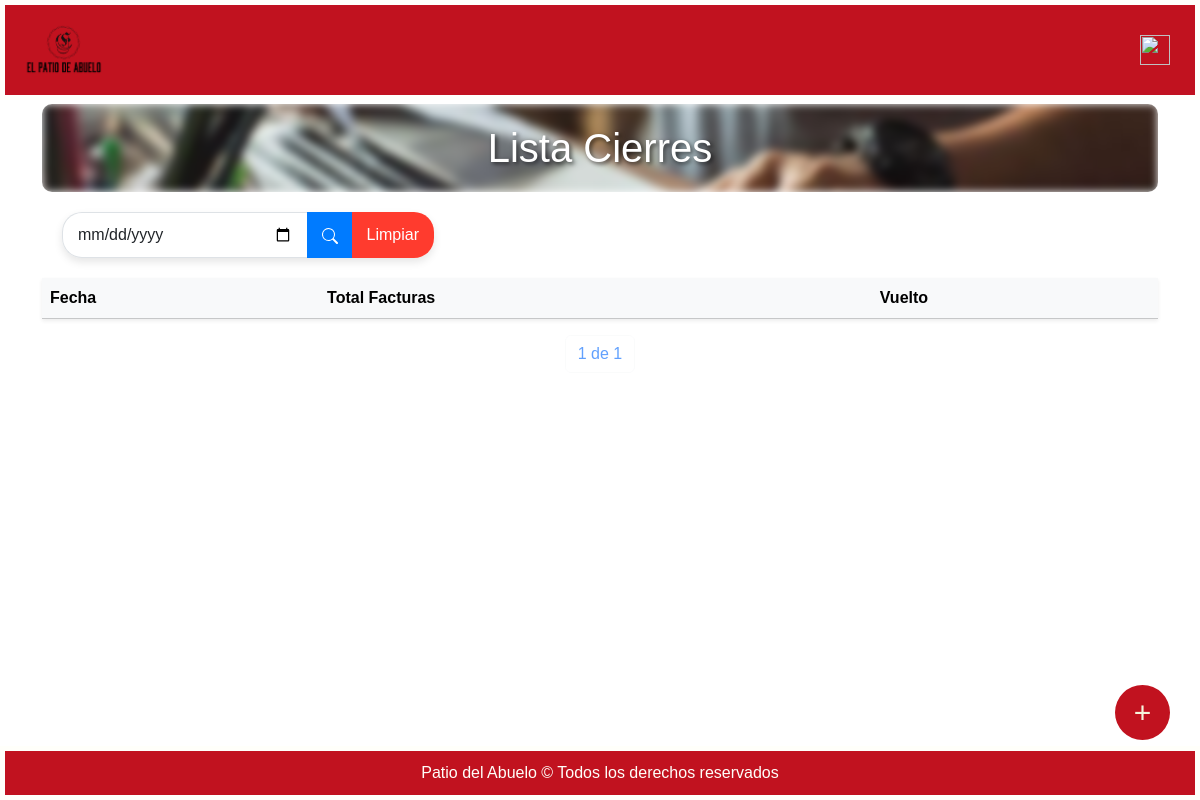
The app's page /cierre/ (signed in), older data.
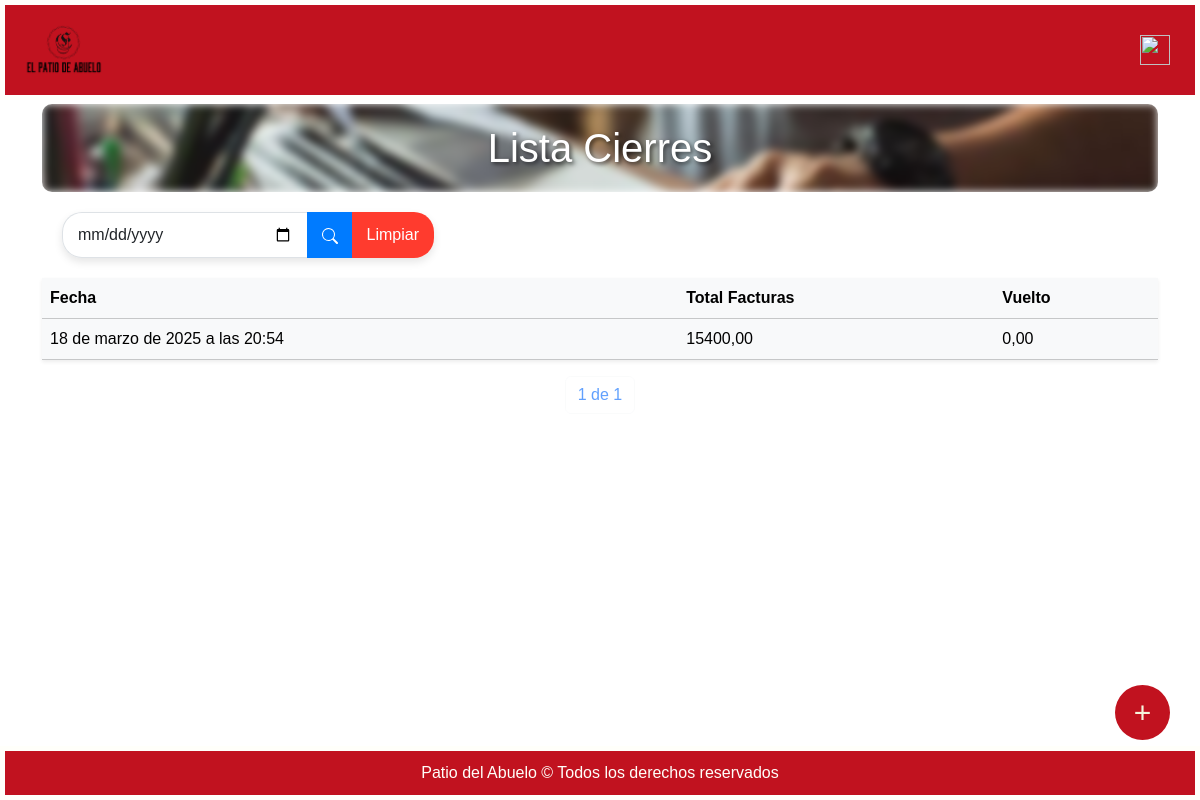
The same page, newer data.
### miAplicacion/models.py (models this page shows, shortened)
class Cierre(models.Model):
    fecha = models.DateTimeField(auto_now_add=True)
    total_ordenes = models.DecimalField(max_digits=15, decimal_places=2)
    total_facturas = models.DecimalField(max_digits=15, decimal_places=2)
    vuelto = models.DecimalField(max_digits=15, decimal_places=2)
    id_factura = models.ManyToManyField(Factura, through="FacturaCierre")

### miAplicacion/views.py (the view)
# urls.py: path("cierre/", login_required(permission_required('miAplicacion.view_cierre')(views.listaCierres.as_view())), name="listaCierres"),
class listaCierres(ListView):
    model = Cierre
    template_name = os.path.join("listas", "listaCierres.html")
    context_object_name = 'cierres'
    paginate_by = 10
    def get_queryset(self):
        queryset = super().get_queryset().order_by('-fecha')
        query = self.request.GET.get('q')
        if query:
            queryset = queryset.filter(fecha__icontains=query)
        return queryset
    def get_context_data(self, **kwargs):
        context = super().get_context_data(**kwargs)
        context['query'] = self.request.GET.get('q', '')
        return context

### patioAbuelo/templates/listas/listaCierres.html (shortened to what this page needs)
{% extends "base.html" %}
{% block content %}
<div class="container mb-5">
      <h1 class="text-center mt-1 cont titulo">Lista Cierres</h1>
      <form method="GET" class="search-bar col-10 col-md-6 col-lg-4">
        <div class="input-group">
            <input type="date" class="form-control search-input" name="q" value="{{ query }}" \
                placeholder="Buscar en título o descripción...">
            <button class="btn btn-primary search-btn" type="submit">
                <svg xmlns="http://www.w3.org/2000/svg" width="16" height="16" fill="white" class="bi bi-search" viewBox="0 0 16 16">
                    <path d="M11.742 10.344a6.5 6.5 0 1 0-1.397 1.398h-.001q.044.06.098.115l3.85 3.85a1 1 0 0 0 1.415-1.414l-3.85-3.85a1 1 0 0 0-.115-.1zM12 6.5a5.5 5.5 0 1 1-11 0 5.5 5.5 0 0 1 11 0"/>
                </svg>
            </button>
            <button class="btn btn-limpiar" type="reset" onclick="clearSearch()">
                Limpiar
            </button>
        </div>
      </form>
        <table class="table table-light shadow-sm table-responsive">
            <thead class="bg-light">
              <tr>
                <th scope="col">Fecha</th>
                <th scope="col">Total Facturas</th>
                <th scope="col">Vuelto</th>
              </tr>
            </thead>
            <tbody>
                {% for c in page_obj %}
                  <tr onclick="window.location.href='{% url 'cierreDetalle' c.id%}'">
                    <td>{{c.fecha}}</td>
                    <td>{{c.total_facturas}}</td>
                    <td>{{c.vuelto}}</td>
                  </tr>
                {% endfor %}
            </tbody>
        </table>
        <div class="pagination justify-content-center">
          <span class="current-page btn btn-outline-light disabled text-primary mb-3">
              {{ page_obj.number }} de {{ page_obj.paginator.num_pages }}
          </span>
      </div>
      {% if perms.miAplicacion.add_cierre %}
        <a href={% url "cierreNuevo" %} class="customButton">+</a>
    {% endif %}
</div>
{% endblock %}

Row changes from the older to the newer data that the page shows:
added Cierre: fecha "18 de marzo de 2025 a las 20:54", total_facturas "15400,00", vuelto "0,00"
